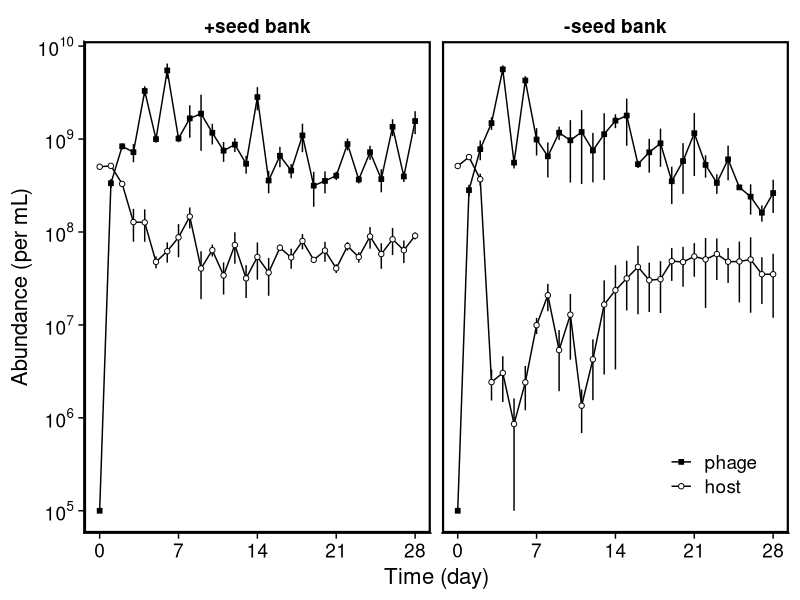
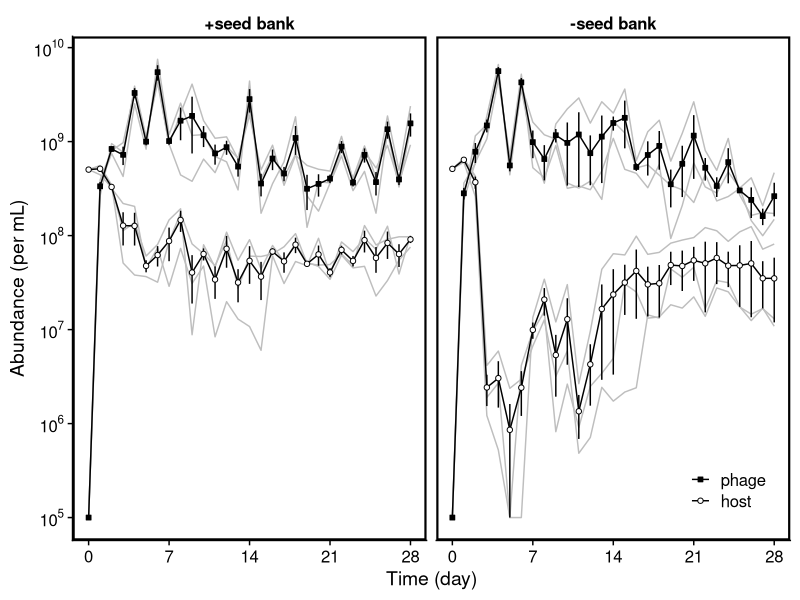
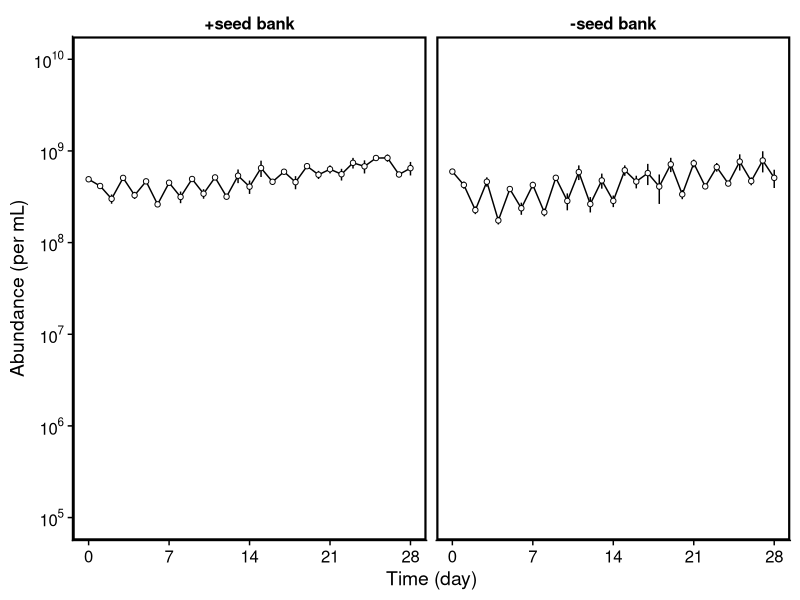
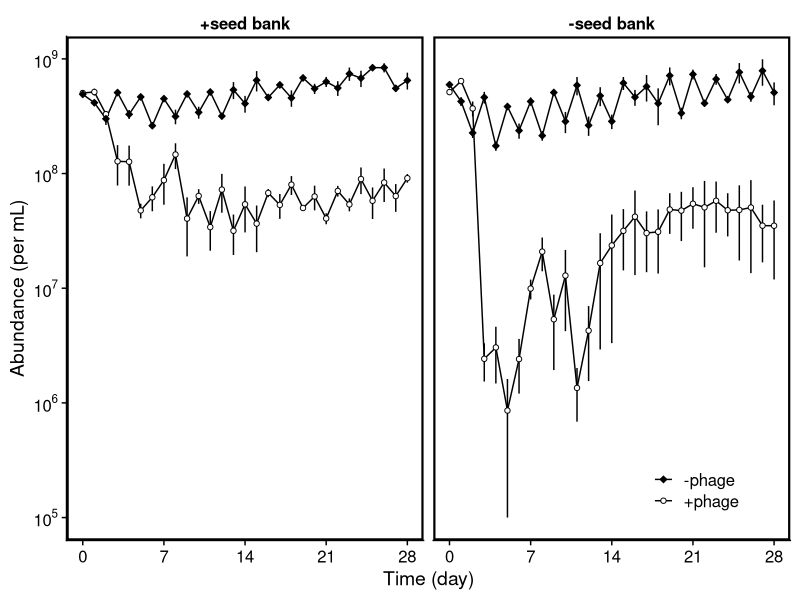
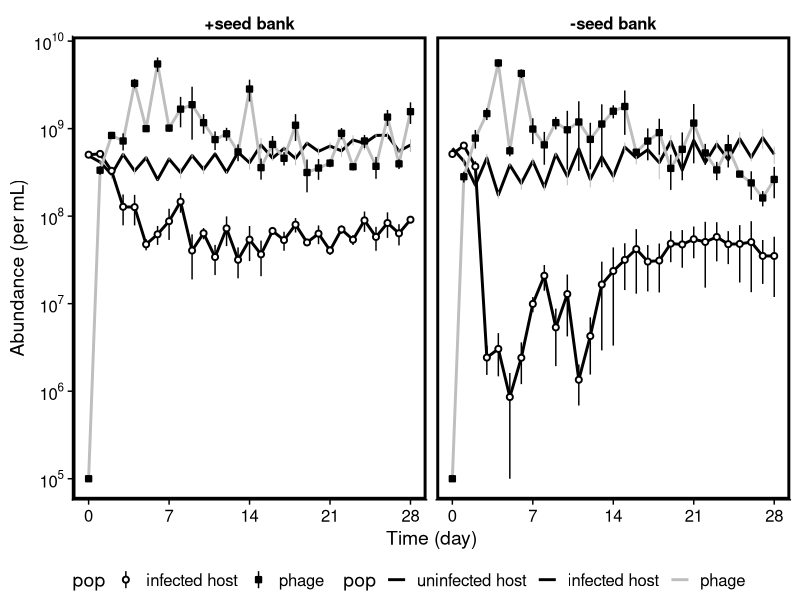
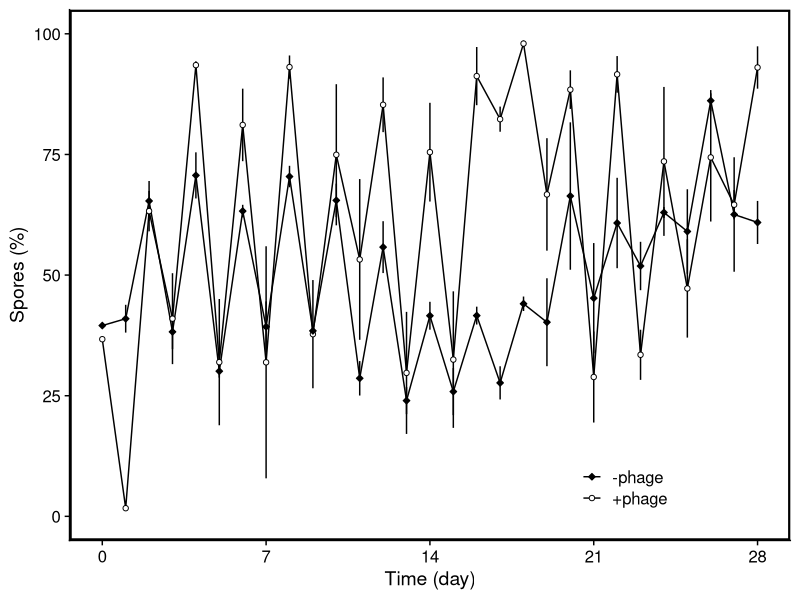
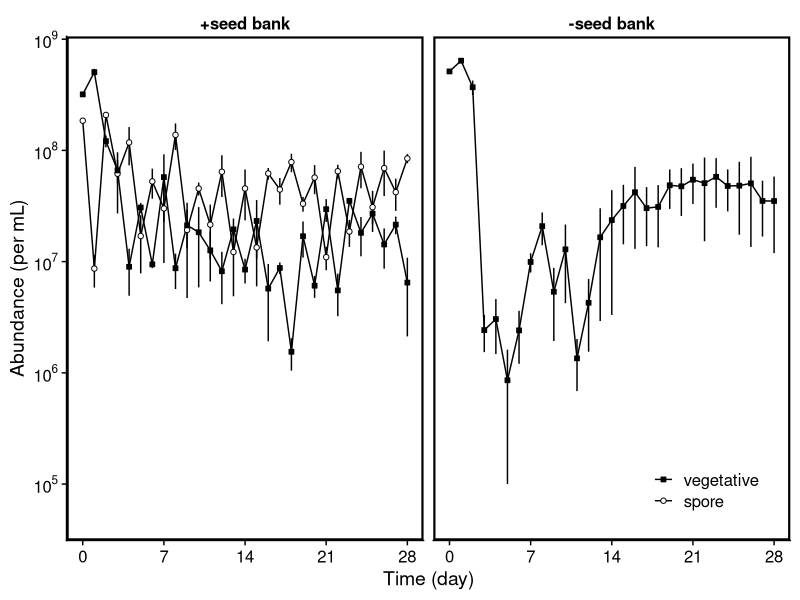
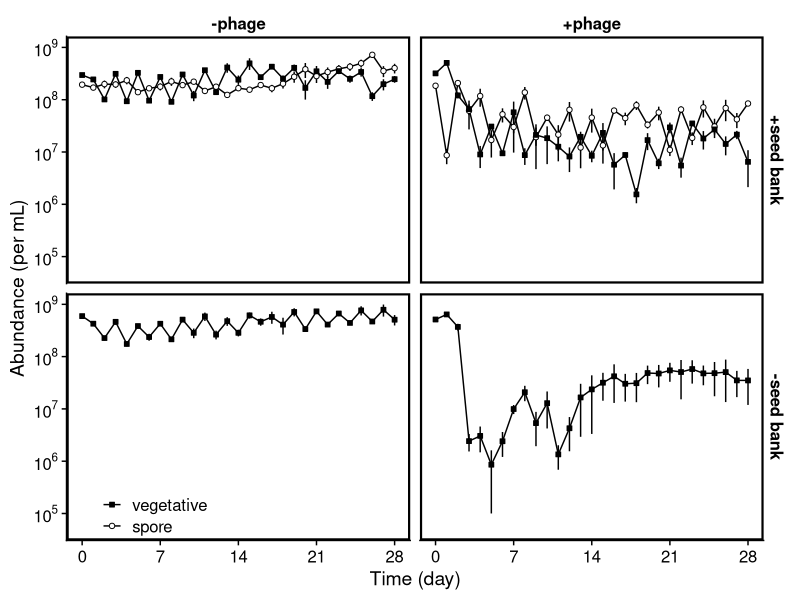

Source code (R) for these figures, in order:
## ---- chunk 1
# library(renv)
# #install to project library the required packages
# renv::restore()
# # Initialize lock file when first setting repo
# renv::init()

library(here)
# # set root at project file ("coevolution-ts"). 
# # Done once at initial setup.
# here::set_here()

library(tidyverse)
library(cowplot)


# save the state of the project library to the lockfile (called renv.lock),
# renv::snapshot()

# https://stackoverflow.com/questions/10762287/how-can-i-format-axis-labels-with-exponents-with-ggplot2-and-scales
scientific_10 <- function(x) {
  parse(text=gsub("e", " %*% 10^", scales::scientific_format()(x)))
}

scientific_10b <- function(x) {
  parse(text=gsub("e", " %*% 10^", scales::scientific_format()(x)))
}

library(scales)
## ---- chunk 2
d <- read_csv(here("data","organized_pop_density.csv"), )

# focus on long vs n seed bank
d <- d %>% 
  filter(seed.bank != "short") %>% 
   mutate(seed.bank = 
            if_else(host=="WT", "+seed bank", "-seed bank"))

## ---- chunk 3
d%>%
  
  filter(phage == "SPO1") %>%
  select(-spore.ml, -veg.ml ) %>%
  pivot_longer(cols = c(cell.ml, phage.ml), names_to = "pop", values_to = "no.ml") %>%
  mutate (pop = if_else(pop == "cell.ml", "host", "phage")) %>%

  # summarize across replicate lines  
  group_by(seed.bank, Time, pop ) %>%
  summarise(n = n(), m = mean(no.ml), v = sd(no.ml)/sqrt(n)) %>%
  
  #ajust factor order for seed bank
   mutate(seed.bank = as_factor(seed.bank) %>% fct_rev()) %>% 
  
  #make time by day
  mutate(Time = 2 * Time) %>%

ggplot(aes(x=Time, y = m))+
  geom_line(aes(color=pop))+
  geom_linerange(aes(ymin = m-v, ymax = m+v), linewidth = 0.5)+
  geom_point(aes(shape=pop, fill= pop), size = 1.5)+
  facet_wrap(~seed.bank)+
      theme_cowplot(font_size = 16)+
      panel_border(color = "black", size = 1.5)+
  scale_y_log10(breaks = trans_breaks("log10", function(x) 10^x),
              labels = trans_format("log10", math_format(10^.x))) +
  scale_x_continuous(breaks = c(0,7,14,21,28))+
  scale_shape_manual(values = c(21,22), guide = guide_legend(reverse = TRUE))+
  scale_color_manual(values = c("black","black"), guide = guide_legend(reverse = TRUE))+
  scale_fill_manual(values = c("white", "black"), guide = guide_legend(reverse = TRUE))+
      theme(legend.position = c(.83, .12),
            legend.title = element_blank(),
            strip.background = element_blank(),
            strip.text = element_text(face = "bold"))+
  ylab("Abundance (per mL)")+
  xlab("Time (day)") -> p

  ggsave(here("plots","pop-dynamics.png"),p, 
         width = 7, height = 4, bg = "white")
p

## ---- chunk 4
d.bg <- d%>%
  
  filter(phage == "SPO1") %>%
  select(-spore.ml, -veg.ml ) %>%
  pivot_longer(cols = c(cell.ml, phage.ml), names_to = "pop", values_to = "no.ml") %>%
  mutate (pop = if_else(pop == "cell.ml", "host", "phage")) %>%

  #ajust factor order for seed bank
   mutate(seed.bank = as_factor(seed.bank) %>% fct_rev()) %>% 
  
  #make time by day
  mutate(Time = 2 * Time) 



d%>%
  
  filter(phage == "SPO1") %>%
  select(-spore.ml, -veg.ml ) %>%
  pivot_longer(cols = c(cell.ml, phage.ml), names_to = "pop", values_to = "no.ml") %>%
  mutate (pop = if_else(pop == "cell.ml", "host", "phage")) %>%

  # summarize across replicate lines  
  group_by(seed.bank, Time, pop ) %>%
  summarise(n = n(), m = mean(no.ml), v = sd(no.ml)/sqrt(n)) %>%

    #ajust factor order for seed bank
   mutate(seed.bank = as_factor(seed.bank) %>% fct_rev()) %>% 
  
  #make time by day
  mutate(Time = 2 * Time) %>%

ggplot(aes(x=Time, y = m))+
  geom_line(data = d.bg, aes(y = no.ml, group = interaction(line,pop)), color = "grey")+
  geom_line(aes(color=pop))+
  geom_linerange(aes(ymin = m-v, ymax = m+v), linewidth = 0.5)+
  geom_point(aes(shape=pop, fill= pop), size = 1.5)+
  facet_wrap(~seed.bank)+
      theme_cowplot()+
      panel_border(color = "black", size = 1.5)+
  scale_y_log10(breaks = trans_breaks("log10", function(x) 10^x),
              labels = trans_format("log10", math_format(10^.x))) +
  scale_x_continuous(breaks = c(0,7,14,21,28))+
  scale_shape_manual(values = c(21,22), guide = guide_legend(reverse = TRUE))+
  scale_color_manual(values = c("black","black"), guide = guide_legend(reverse = TRUE))+
  scale_fill_manual(values = c("white", "black"), guide = guide_legend(reverse = TRUE))+
      theme(legend.position = c(.86, .1),
            legend.title = element_blank(),
            strip.background = element_blank(),
            strip.text = element_text(face = "bold"))+
  ylab("Abundance (per mL)")+
  xlab("Time (day)") ->p
  ggsave(here("plots","pop-dynamics-bg.png"),p, 
         width = 7, height = 4, bg = "white")
p

## ---- chunk 5
d%>%
  
  filter(phage != "SPO1") %>%
  select(-spore.ml, -veg.ml ) %>%
  pivot_longer(cols = c(cell.ml, phage.ml), names_to = "pop", values_to = "no.ml") %>%
  # remove phage from non infected lines
  filter (!(phage == "no_Phage" & pop == "phage.ml")) %>%
  mutate (pop = if_else(pop == "cell.ml", "host", "phage")) %>%

  # summarize across replicate lines  
  group_by(seed.bank, Time, pop ) %>%
  summarise(n = n(), m = mean(no.ml), v = sd(no.ml)/sqrt(n)) %>%
  
  #ajust factor order for seed bank
   mutate(seed.bank = as_factor(seed.bank) %>% fct_rev()) %>% 
  
  #make time by day
  mutate(Time = 2 * Time) %>%

ggplot(aes(x=Time, y = m))+
  geom_line(aes(color=pop))+
  geom_linerange(aes(ymin = m-v, ymax = m+v), size = 0.5)+
  geom_point(aes(shape=pop, fill= pop), size = 1.5)+
  facet_wrap(~seed.bank)+
      theme_cowplot()+
      panel_border(color = "black", size = 1.5)+
  scale_y_log10(breaks = trans_breaks("log10", function(x) 10^x),
              labels = trans_format("log10", math_format(10^.x)),
              limits = c(1e5,1e10)) +
  scale_x_continuous(breaks = c(0,7,14,21,28))+
  scale_shape_manual(values = c(21,22), guide = guide_legend(reverse = TRUE))+
  scale_color_manual(values = c("black","black"), guide = guide_legend(reverse = TRUE))+
  scale_fill_manual(values = c("white", "black"), guide = guide_legend(reverse = TRUE))+
      theme(legend.position = "none",
            legend.title = element_blank(),
            strip.background = element_blank(),
            strip.text = element_text(face = "bold"))+
  ylab("Abundance (per mL)")+
  xlab("Time (day)") -> p
  ggsave(here("plots","pop-dynamics-uninfected.png"),p,
         width = 7, height = 4, bg = "white")
  
  p

## ---- chunk 6
d%>%
  
  select(-spore.ml, -veg.ml, -phage.ml ) %>%
  mutate (pop = if_else(phage == "SPO1", "+phage","-phage")) %>%

  # summarize across replicate lines  
  group_by(seed.bank, Time, pop ) %>%
  summarise(n = n(), m = mean(cell.ml), v = sd(cell.ml)/sqrt(n)) %>%
  
  #ajust factor order for seed bank
   mutate(seed.bank = as_factor(seed.bank) %>% fct_rev()) %>% 
  
  #make time by day
  mutate(Time = 2 * Time) %>%

ggplot(aes(x=Time, y = m))+
  geom_line(aes(color=pop))+
  geom_linerange(aes(ymin = m-v, ymax = m+v), size = 0.5)+
  geom_point(aes(shape=pop, fill= pop), size = 1.5)+
  facet_wrap(~seed.bank)+
      theme_cowplot()+
      panel_border(color = "black", size = 1.5)+
  scale_y_log10(breaks = trans_breaks("log10", function(x) 10^x),
              labels = trans_format("log10", math_format(10^.x))) +
  scale_x_continuous(breaks = c(0,7,14,21,28))+
  scale_shape_manual(values = c(23,21))+
  scale_color_manual(values = c("black","black"))+
  scale_fill_manual(values = c("black", "white"))+
      theme(legend.position = c(.81, .1),
            legend.title = element_blank(),
            strip.background = element_blank(),
            strip.text = element_text(face = "bold"))+
  ylab("Abundance (per mL)")+
  xlab("Time (day)") -> p
  ggsave(here("plots","pop-dynamics-hosts.png"),p, 
         width = 7, height = 4, bg = "white")
  
  p


## ---- chunk 7
d1 <- d%>%
  
  select(-spore.ml, -veg.ml ) %>%
  pivot_longer(cols = c(cell.ml, phage.ml), names_to = "pop", values_to = "no.ml") %>%
  # remove phage from non infected lines
  filter (!(phage == "no_Phage" & pop == "phage.ml")) %>%
  
  # separate infected and non infected host 
  # mutate (pop = if_else(pop == "cell.ml", "host", "phage")) %>%
  mutate (pop = case_when(pop == "phage.ml" ~ "phage",
                          phage ==  "SPO1" ~ "infected host",
                          phage ==  "no_Phage" ~ "uninfected host")) %>%

  # summarize across replicate lines  
  group_by(seed.bank, Time, pop ) %>%
  summarise(n = n(), m = mean(no.ml), v = sd(no.ml)/sqrt(n)) %>%
  
  #ajust factor order for seed bank
   mutate(seed.bank = as_factor(seed.bank) %>% fct_rev()) %>% 
  
   #ajust factor order for populations
  mutate(pop=as.factor(pop))%>%
  mutate(pop = fct_relevel(pop, "uninfected host","infected host","phage")) %>%
  
  #make time by day
  mutate(Time = 2 * Time)

d.inf <- d1 %>%
  filter (pop != "uninfected host")

d.nophage <- d1 %>%
    filter (pop == "uninfected host")

d.inf %>%
ggplot(aes(x=Time, y = m))+
  geom_line(data = d.nophage, aes(color=pop, color= pop), size=1)+
  geom_linerange(data = d.nophage, aes(ymin = m-v, ymax = m+v), color = "grey", size = 0.35)+
  
  geom_line(aes(color=pop), size=1)+
  geom_pointrange(aes(ymin = m-v, ymax = m+v,
                      shape=pop, fill= pop), size = 0.35)+
  facet_wrap(~seed.bank)+
      theme_cowplot()+
      panel_border(color = "black", size = 2)+
  scale_y_log10(breaks = trans_breaks("log10", function(x) 10^x),
              labels = trans_format("log10", math_format(10^.x))) +
  scale_x_continuous(breaks = c(0,7,14,21,28))+
  scale_shape_manual(values = c(21,22))+
  scale_color_manual(values = c("black", "black","grey"))+
  scale_fill_manual(values = c("white", "black"))+
      theme(legend.position = "bottom",
            text=element_text(size=14),
            strip.background = element_blank(),
            strip.text = element_text(face = "bold"))+
  ylab("Abundance (per mL)")+
  xlab("Time (day)")


## ---- chunk 8
d%>%
  filter(host == "WT") %>%
  mutate(perc.spore = spore.ml * 100 /cell.ml)%>%
  select(-spore.ml, -veg.ml, -phage.ml, -cell.ml ) %>%
  mutate (pop = if_else(phage == "SPO1", "+phage","-phage")) %>%

  # summarize across replicate lines  
  group_by(seed.bank, Time, pop ) %>%
  summarise(n = n(), m = mean(perc.spore), v = sd(perc.spore)/sqrt(n)) %>%
  
  #ajust factor order for seed bank
   mutate(seed.bank = as_factor(seed.bank) %>% fct_rev()) %>% 
  
  #make time by day
  mutate(Time = 2 * Time) %>%
    # filter(Time %% 2 ==0) %>%

ggplot(aes(x=Time, y = m))+
  geom_line(aes(color=pop))+
  geom_linerange(aes(ymin = m-v, ymax = m+v), size = 0.5)+
  geom_point(aes(shape=pop, fill= pop), size = 1.5)+
  # facet_wrap(~seed.bank)+
      theme_cowplot()+
      panel_border(color = "black", size = 1.5)+
  # scale_y_log10(breaks = trans_breaks("log10", function(x) 10^x),
              # labels = trans_format("log10", math_format(10^.x))) +
  scale_x_continuous(breaks = c(0,7,14,21,28))+
  scale_shape_manual(values = c(23,21))+
  scale_color_manual(values = c("black","black"))+
  scale_fill_manual(values = c("black", "white"))+
      theme(legend.position = c(.71, .1),
            legend.title = element_blank(),
            strip.background = element_blank(),
            strip.text = element_text(face = "bold"))+
  ylab("Spores (%)")+
  xlab("Time (day)")+
  ylim(0,100) -> p
  ggsave(here("plots","pop-dynamics-spores.png"), p,
         width = 5, height = 4, bg = "white")
  
  p


## ---- chunk 9
d%>%
  
  filter(phage == "SPO1") %>%
  select( -phage.ml , -cell.ml) %>%
  pivot_longer(cols = c(spore.ml, veg.ml), names_to = "pop", values_to = "no.ml") %>%
  mutate (pop = if_else(pop == "spore.ml", "spore", "vegetative")) %>%

  # summarize across replicate lines  
  group_by(seed.bank, phage, Time, pop ) %>%
  summarise(n = n(), m = mean(no.ml), v = sd(no.ml)/sqrt(n)) %>%
  
  #ajust factor order for seed bank
   mutate(seed.bank = as_factor(seed.bank) %>% fct_rev()) %>% 
  
  #make time by day
  mutate(Time = 2 * Time) %>%
   # filter(Time %% 2 ==0) %>%

ggplot(aes(x=Time, y = m))+
  geom_line(aes(color=pop))+
  geom_linerange(aes(ymin = m-v, ymax = m+v), size = 0.5)+
  geom_point(aes(shape=pop, fill= pop), size = 1.5)+
  facet_wrap(~ seed.bank )+
      theme_cowplot()+
      panel_border(color = "black", size = 1.5)+
  scale_y_log10(
              labels = trans_format("log10", math_format(10^.x))) +
  scale_x_continuous(breaks = c(0,7,14,21,28))+
  scale_shape_manual(values = c(21,22), guide = guide_legend(reverse = TRUE))+
  scale_color_manual(values = c("black","black"), guide = guide_legend(reverse = TRUE))+
  scale_fill_manual(values = c("white", "black"), guide = guide_legend(reverse = TRUE))+
      theme(legend.position = c(.81, .1),
            legend.title = element_blank(),
            strip.background = element_blank(),
            strip.text = element_text(face = "bold"))+
  ylab("Abundance (per mL)")+
  xlab("Time (day)")+
  coord_cartesian(ylim = c(5e4, NA)) -> p
  ggsave(here("plots","pop-dynamics-spore.png"),p,
         width = 7, height = 4, bg = "white")

  p

## ---- chunk 10
d%>%
  
  # filter(phage == "SPO1") %>%
  select( -phage.ml , -cell.ml) %>%
  pivot_longer(cols = c(spore.ml, veg.ml), names_to = "pop", values_to = "no.ml") %>%
  mutate (pop = if_else(pop == "spore.ml", "spore", "vegetative")) %>%

  # summarize across replicate lines  
  group_by(seed.bank, phage, Time, pop ) %>%
  summarise(n = n(), m = mean(no.ml), v = sd(no.ml)/sqrt(n)) %>%
  
  #ajust factor order for seed bank
   mutate(seed.bank = as_factor(seed.bank) %>% fct_rev()) %>% 
  
  #make time by day
  mutate(Time = 2 * Time) %>% 
   # filter(Time %% 2 ==0) %>%

   mutate(phage = 
            if_else(phage=="SPO1", "+phage", "-phage")
          ) %>% 

ggplot(aes(x=Time, y = m))+
  geom_line(aes(color=pop))+
  geom_linerange(aes(ymin = m-v, ymax = m+v), size = 0.5)+
  geom_point(aes(shape=pop, fill= pop), size = 1.5)+
  facet_grid(seed.bank ~ phage )+
      theme_cowplot()+
      panel_border(color = "black", size = 1.5)+
  scale_y_log10(
              labels = trans_format("log10", math_format(10^.x))) +
  scale_x_continuous(breaks = c(0,7,14,21,28))+
  scale_shape_manual(values = c(21,22), guide = guide_legend(reverse = TRUE))+
  scale_color_manual(values = c("black","black"), guide = guide_legend(reverse = TRUE))+
  scale_fill_manual(values = c("white", "black"), guide = guide_legend(reverse = TRUE))+
      theme(legend.position = c(.05, .05),
            legend.title = element_blank(),
            strip.background = element_blank(),
            strip.text = element_text(face = "bold"))+
  ylab("Abundance (per mL)")+
  xlab("Time (day)")+
  coord_cartesian(ylim = c(5e4, NA)) -> p
  ggsave(here("plots","pop-dynamics-spore-ALL.png"),p,
         width = 7, height = 7, bg = "white")

  p

